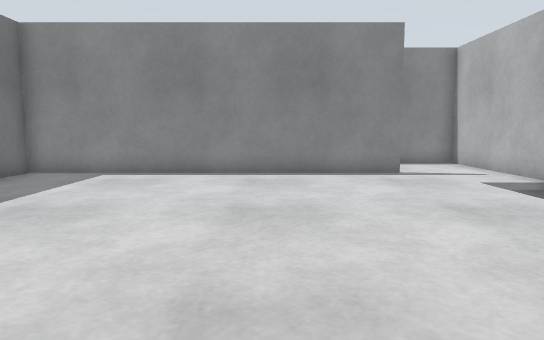
view 1 (above)

17 first-person views from a walk through a world built for the Gazebo simulator. The camera is 0.72 m above the floor, tilts 6° down and sees 70° across. The floor is counted in squares, 0.5 m on a side. Each view is taken from the middle of a square. On the plan, view 1 faces up. The plan holds only what a view shows up to about 16 squares ahead; the rest is blank. The place goes on beyond the plan.

view 2
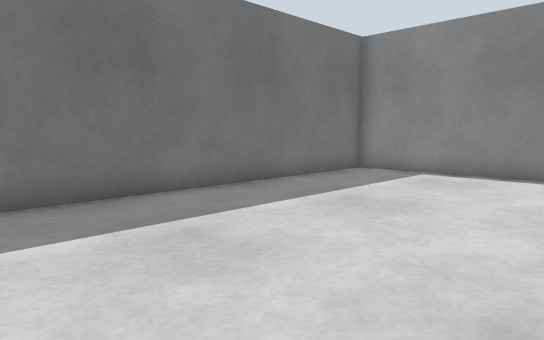

view 3
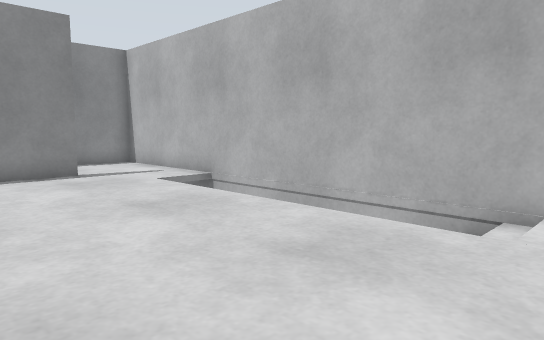

view 4
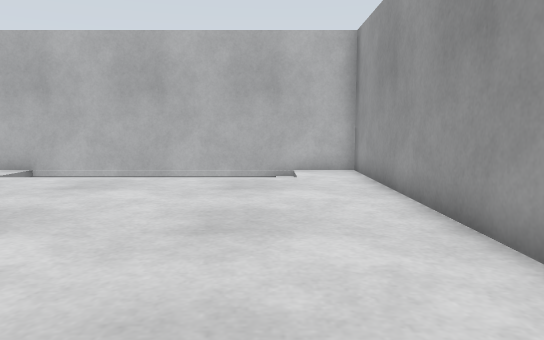

view 5
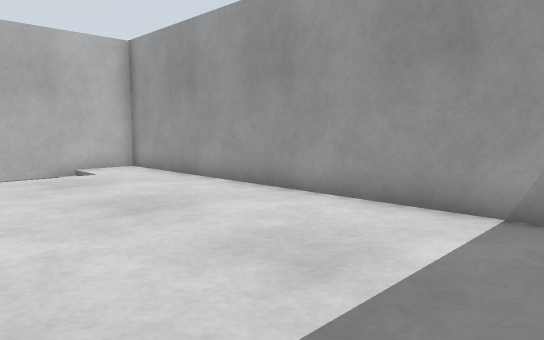

view 6
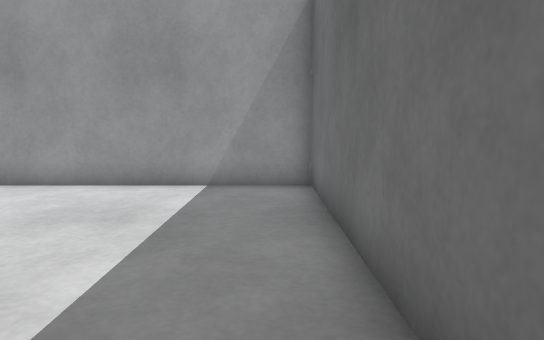

view 7
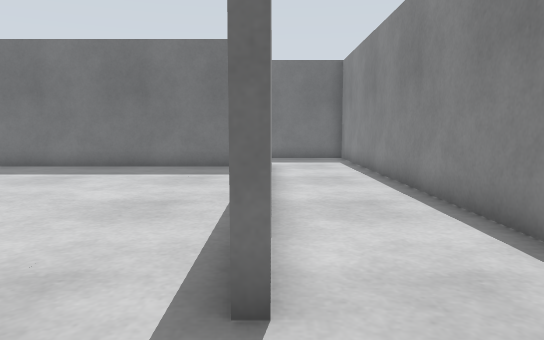

view 8
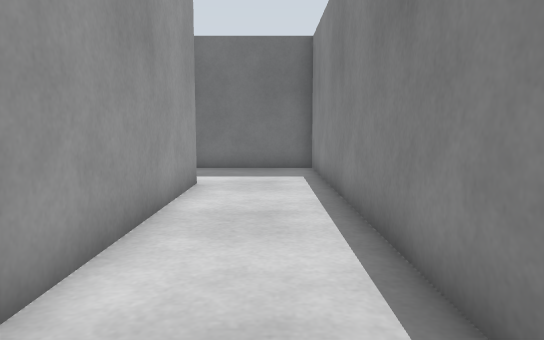

view 9
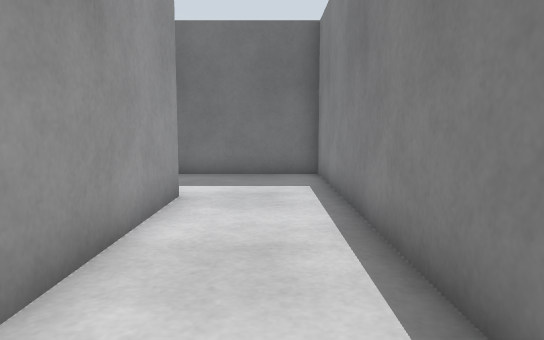

view 10
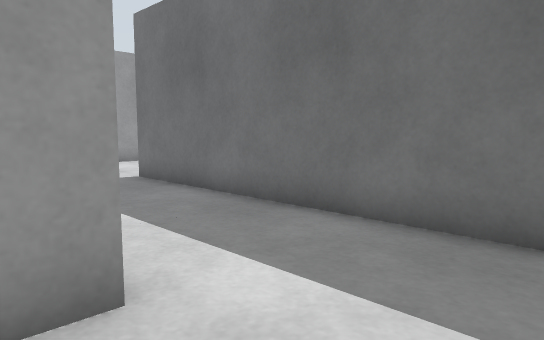

view 11
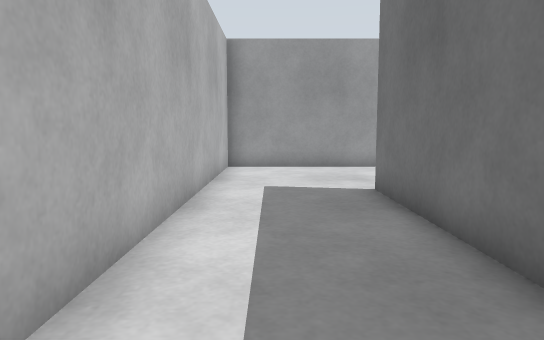

view 12
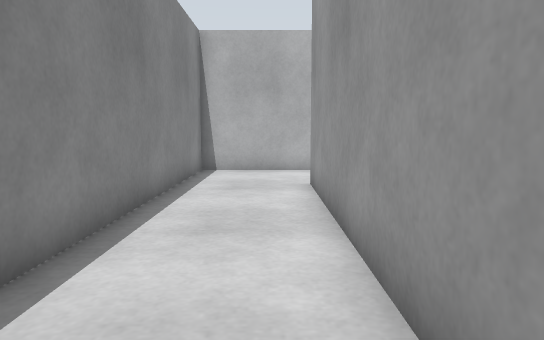

view 13
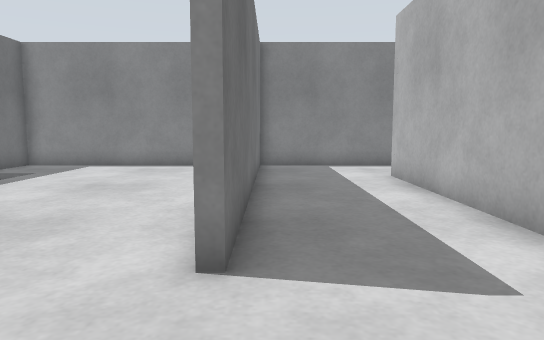

view 14
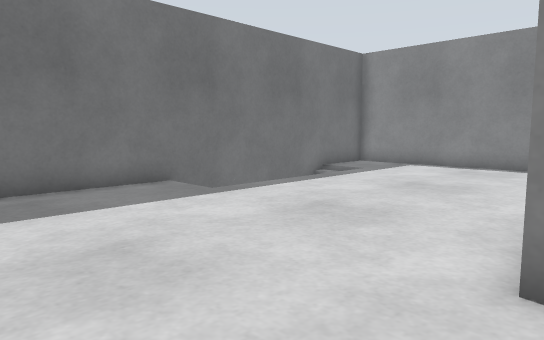

view 15
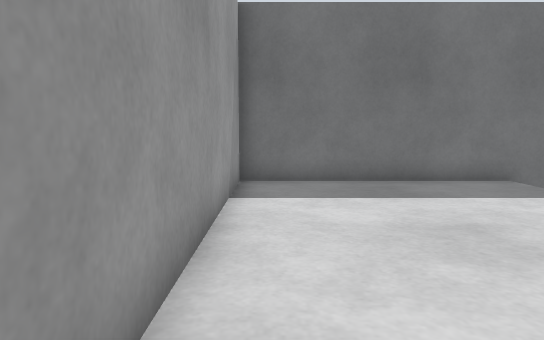

view 16
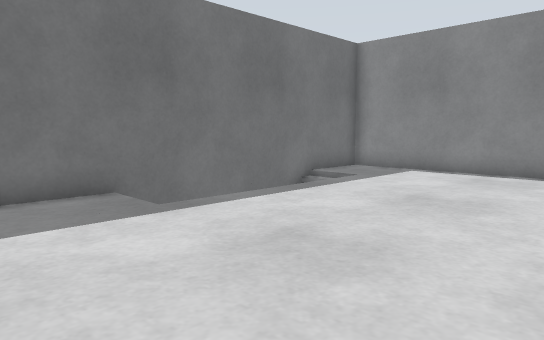

view 17
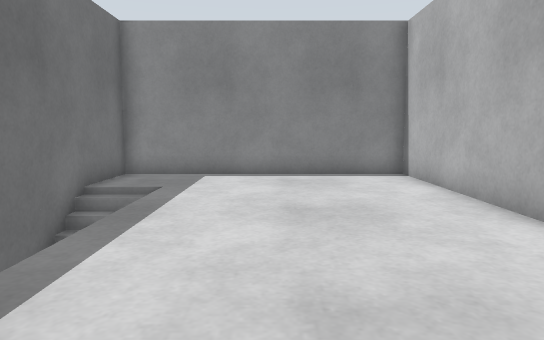

### Floor plan
Key: @ floor where view 1 was taken; # wall or solid block; . floor; / step, stairs or slope.
Columns run from 22 left of view 1 to 8 right of it. Each row starts with its distance up from view 1.
 17 ###############################
 16 # .......#....................#
 15 # .......#....................#
 14 # .......#....................#
 13 # /......#....#############...#
 12 # /......#....#...............#
 11 # /......#....#...............#
 10 # /......#....#.............//#
  9 # /......#....#............./ #
  8 # /......#....#............./ #
  7 # /......#....#............./ #
  6 # .......#....#............./ #
  5 # .......#....#............./ #
  4 # ............#............./ #
  3 # ............#............./ #
  2 # ............#............./ #
  1 # ............#.............. #
  0 # ............#.......@...... #
 -1 ###############################

Where each view was taken, in squares from view 1:
view 1: 0 up, 0 right, facing up
view 2: 0 up, 0 right, facing up-left
view 3: 0 up, 0 right, facing up-right
view 4: 2 up, 6 left, facing right
view 5: 6 up, 7 left, facing down-right
view 6: 9 up, 7 left, facing down
view 7: 13 up, 7 right, facing left
view 8: 15 up, 2 right, facing left
view 9: 15 up, 0 right, facing left
view 10: 16 up, 7 left, facing down-left
view 11: 14 up, 10 left, facing down
view 12: 14 up, 6 left, facing right
view 13: 1 up, 12 left, facing up
view 14: 1 up, 12 left, facing up-left
view 15: 0 up, 11 left, facing left
view 16: 3 up, 13 left, facing up-left
view 17: 4 up, 17 left, facing up
